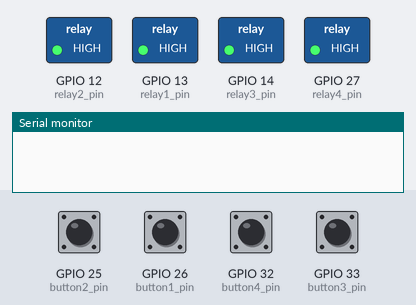
Recording of a sketch running on a simulated ESP32. Parts: switched loads named in the sketch (green lamp = pin HIGH), the last lines printed to the serial monitor. Dashed ring = blinking. Inputs (shaded band) come from the test bench; at power-on: GPIO 25 (button2_pin), GPIO 26 (button1_pin), GPIO 32 (button4_pin), GPIO 33 (button3_pin) HIGH. WiFi joins after 1.5 s; servers stay silent unless stated.

Above: at 3.0 s.
3.1 s: GPIO 25 (button2_pin) pulled LOW for 1 s
At 3.6 s:
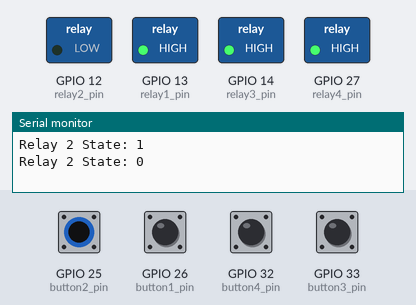
5.6 s: GPIO 26 (button1_pin) pulled LOW for 1 s
At 6.1 s:
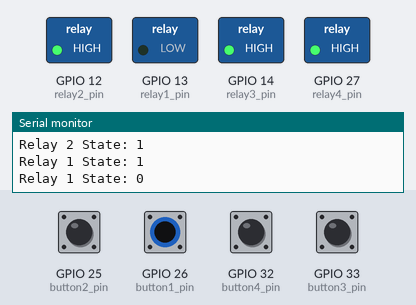
8.1 s: GPIO 32 (button4_pin) pulled LOW for 1 s
At 8.6 s:
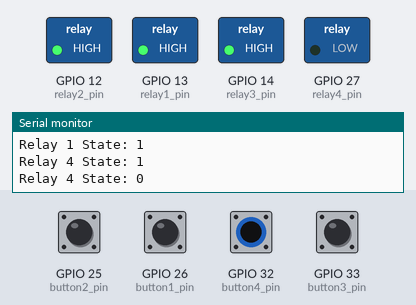
10.6 s: GPIO 33 (button3_pin) pulled LOW for 1 s
At 11.1 s:
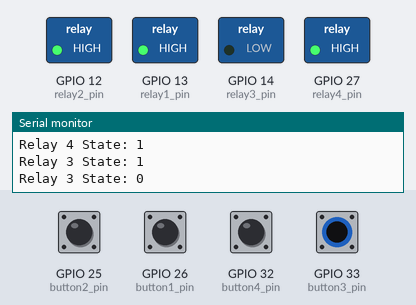
13.1 s: GPIO 33 (button3_pin) pulled LOW for 0.15 s
At 14.3 s:
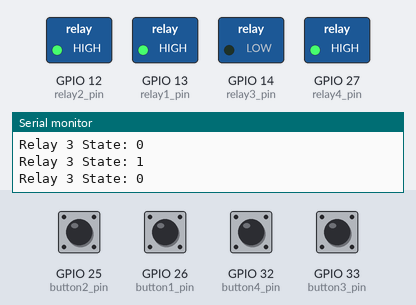
14.8 s: GPIO 25 (button2_pin) pulled LOW for 0.15 s
At 15.6 s:
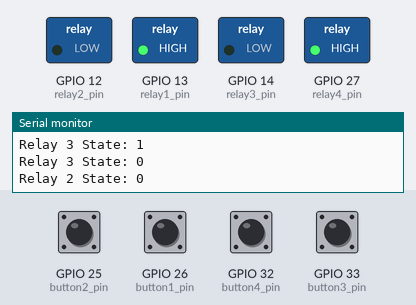
Timing chart, 0 to 17.5 s (numbered marks = the images above; inputs shaded):
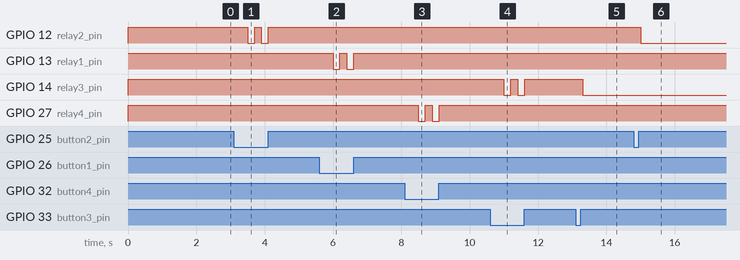

The sketch:

Home_automation32__1_444.ino
```cpp
#define BLYNK_TEMPLATE_ID "TMPL68Jbuv9mi"
#define BLYNK_TEMPLATE_NAME "Quickstart Template"
#define BLYNK_AUTH_TOKEN "_sKnut_jC4t2YYpRTpvsomfDkG3WXJB-"

// Enable Serial Monitor debug output
#define BLYNK_PRINT Serial

#include <WiFi.h>
#include <WiFiClient.h>
#include <BlynkSimpleEsp32.h>

// Blynk Auth Token
char auth[] = "_sKnut_jC4t2YYpRTpvsomfDkG3WXJB-";

// WiFi credentials
char ssid[] = "realme 8";         // Replace with your WiFi SSID
char pass[] = "trishita3838#";     // Replace with your WiFi password

// Timer object
BlynkTimer timer;

// GPIO pins for buttons
#define button1_pin 26
#define button2_pin 25
#define button3_pin 33
#define button4_pin 32

// GPIO pins for relays
#define relay1_pin 13
#define relay2_pin 12
#define relay3_pin 14
#define relay4_pin 27

// Relay states
int relay1_state = 0;
int relay2_state = 0;
int relay3_state = 0;
int relay4_state = 0;

// Virtual pins for Blynk
#define button1_vpin    V1
#define button2_vpin    V2
#define button3_vpin    V3
#define button4_vpin    V4

// Sync state on Blynk connection
BLYNK_CONNECTED() {
  Blynk.syncVirtual(button1_vpin);
  Blynk.syncVirtual(button2_vpin);
  Blynk.syncVirtual(button3_vpin);
  Blynk.syncVirtual(button4_vpin);
}

// Virtual button press from Blynk app
BLYNK_WRITE(button1_vpin) {
  relay1_state = param.asInt();
  digitalWrite(relay1_pin, relay1_state);
}

BLYNK_WRITE(button2_vpin) {
  relay2_state = param.asInt();
  digitalWrite(relay2_pin, relay2_state);
}

BLYNK_WRITE(button3_vpin) {
  relay3_state = param.asInt();
  digitalWrite(relay3_pin, relay3_state);
}

BLYNK_WRITE(button4_vpin) {
  relay4_state = param.asInt();
  digitalWrite(relay4_pin, relay4_state);
}

void setup() {
  // Debug monitor
  Serial.begin(115200);

  // Set button pins as INPUT_PULLUP
  pinMode(button1_pin, INPUT_PULLUP);
  pinMode(button2_pin, INPUT_PULLUP);
  pinMode(button3_pin, INPUT_PULLUP);
  pinMode(button4_pin, INPUT_PULLUP);

  // Set relay pins as OUTPUT
  pinMode(relay1_pin, OUTPUT);
  pinMode(relay2_pin, OUTPUT);
  pinMode(relay3_pin, OUTPUT);
  pinMode(relay4_pin, OUTPUT);

  // Initialize relays to OFF (HIGH = relay off for active LOW modules)
  digitalWrite(relay1_pin, HIGH);
  digitalWrite(relay2_pin, HIGH);
  digitalWrite(relay3_pin, HIGH);
  digitalWrite(relay4_pin, HIGH);

  // Connect to WiFi and Blynk
  Blynk.begin(auth, ssid, pass);
}

void loop() {
  Blynk.run();
  timer.run();
  listen_push_buttons(); // Listen for physical button presses
}

// Listen for button presses and toggle corresponding relay
void listen_push_buttons() {
  if (digitalRead(button1_pin) == LOW) {
    delay(200); // Debounce
    control_relay(1);
    Blynk.virtualWrite(button1_vpin, relay1_state);
  } else if (digitalRead(button2_pin) == LOW) {
    delay(200);
    control_relay(2);
    Blynk.virtualWrite(button2_vpin, relay2_state);
  } else if (digitalRead(button3_pin) == LOW) {
    delay(200);
    control_relay(3);
    Blynk.virtualWrite(button3_vpin, relay3_state);
  } else if (digitalRead(button4_pin) == LOW) {
    delay(200);
    control_relay(4);
    Blynk.virtualWrite(button4_vpin, relay4_state);
  }
}

// Function to toggle relay state
void control_relay(int relay) {
  switch (relay) {
    case 1:
      relay1_state = !relay1_state;
      digitalWrite(relay1_pin, relay1_state);
      Serial.print("Relay 1 State: "); Serial.println(relay1_state);
      break;
    case 2:
      relay2_state = !relay2_state;
      digitalWrite(relay2_pin, relay2_state);
      Serial.print("Relay 2 State: "); Serial.println(relay2_state);
      break;
    case 3:
      relay3_state = !relay3_state;
      digitalWrite(relay3_pin, relay3_state);
      Serial.print("Relay 3 State: "); Serial.println(relay3_state);
      break;
    case 4:
      relay4_state = !relay4_state;
      digitalWrite(relay4_pin, relay4_state);
      Serial.print("Relay 4 State: "); Serial.println(relay4_state);
      break;
  }
}
```

Measured:
- after the input at 3.1 s, GPIO 12 (relay2_pin): alternates HIGH for 0.20 s and LOW for 0.20 s, 4 changes in all, then stays HIGH, starting after 0.40 s
- after the input at 5.6 s, GPIO 13 (relay1_pin): alternates HIGH for 0.20 s and LOW for 0.20 s, 4 changes in all, then stays HIGH, starting after 0.40 s
- after the input at 8.1 s, GPIO 27 (relay4_pin): alternates HIGH for 0.20 s and LOW for 0.20 s, 4 changes in all, then stays HIGH, starting after 0.40 s
- after the input at 10.6 s, GPIO 14 (relay3_pin): alternates HIGH for 0.20 s and LOW for 0.20 s, 4 changes in all, then stays HIGH, starting after 0.40 s
- after the input at 13.1 s, GPIO 14 (relay3_pin): HIGH → LOW after 0.20 s
- after the input at 14.8 s, GPIO 12 (relay2_pin): HIGH → LOW after 0.20 s
